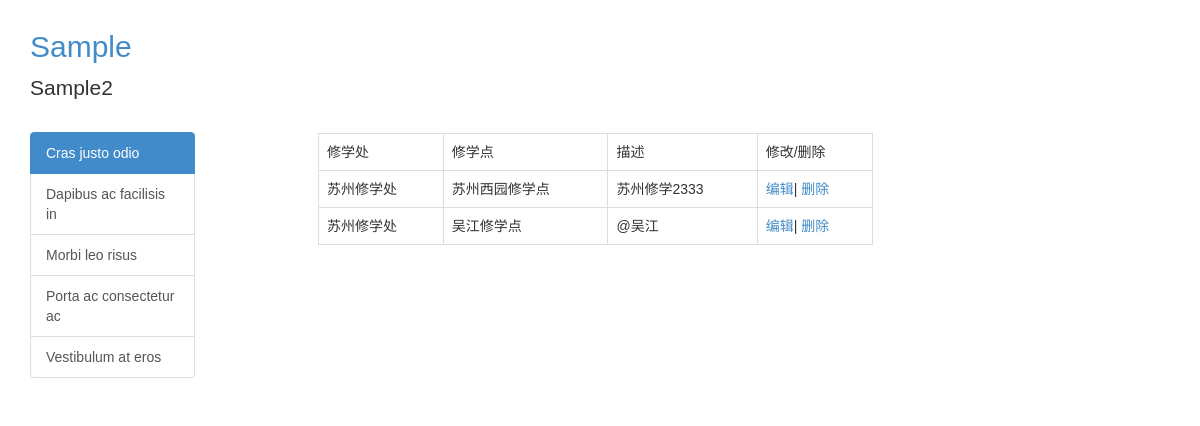
The app's page /admin/department/list (signed in), older data.
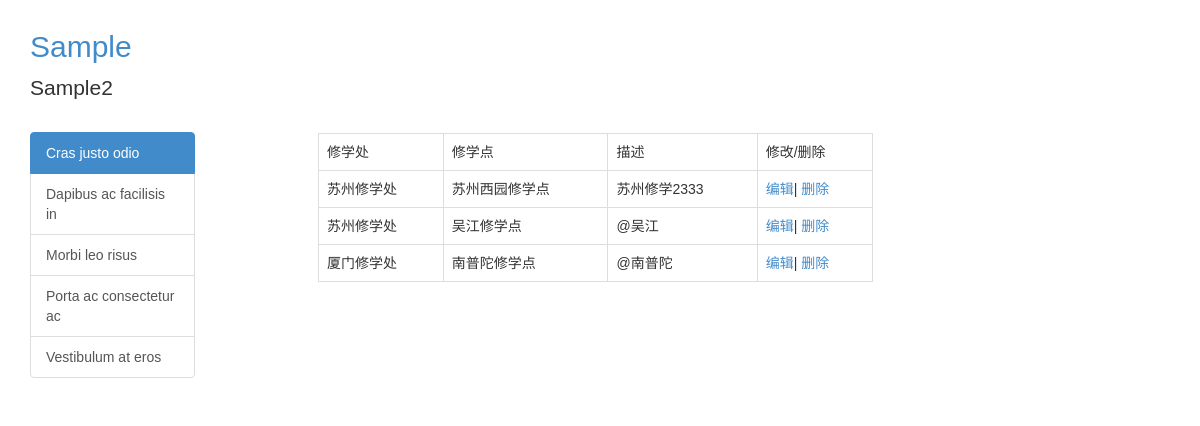
The same page, newer data.
### putidms/models/org.py (models this page shows, shortened)
class Department(db.Model):
    __tablename__ = 'departments'
    id = db.Column(db.Integer, primary_key=True, autoincrement=True)
    division_id = db.Column(db.Integer, db.ForeignKey('divisions.id'))
    name = db.Column(db.String(255), index=True, unique=True, nullable=False)
    desc = db.Column(db.Text)
    create_time = db.Column(db.DateTime, default=datetime.utcnow)
    update_user = db.Column(db.Integer)
    update_time = db.Column(db.DateTime, default=datetime.utcnow)
    classes = db.relationship('Class', backref='department', lazy='dynamic')

class Division(db.Model):
    __tablename__ = 'divisions'
    id = db.Column(db.Integer, primary_key=True, autoincrement=True)
    name = db.Column(db.String(255), index=True, unique=True, nullable=False)
    desc = db.Column(db.Text)
    create_time = db.Column(db.DateTime, default=datetime.utcnow)
    update_user = db.Column(db.Integer)
    update_time = db.Column(db.DateTime, default=datetime.utcnow)
    departments = db.relationship('Department', backref='division', lazy='dynamic')

### putidms/admin/views.py (the view)
@mod.route('/department/list')
@admin_required
def department_list():
    depts = Department.query.all()
    return render_template('admin/department_list.html', depts=depts)

### putidms/models/user.py (called while the page is built)
    def can(self, permissions):
        return self.role is not None and (self.role.permissions | permissions) == permissions

    @staticmethod
    @login_manager.user_loader
    def load_user(user_id):
        return User.query.get(int(user_id))

### putidms/templates/admin/department_list.html
{% extends 'base.html' %}
{% from "_macros.html" import render_field, render_submit_field %}
{% block content %}
{% if depts %}
<div class="row">
    <div class="col-md-offset-1 col-md-8">
        <table class="table table-bordered">
            <tr>
                <td>修学处</td>
                <td>修学点</td>
                <td>描述</td>
                <td>修改/删除</td>
            </tr>
            {% for dept in depts %}
            <tr>
                <td>{{ dept.division.name }}</td>
                <td>{{ dept.name }}</td>
                <td>{{ dept.desc }}</td>
                <td>
                    <a href="{{ url_for('admin.department_edit',id=dept.id) }}">编辑</a>|
                    <a href="{{ url_for('admin.department_delete',id=dept.id) }}">删除</a>
                </td>
            </tr>
            {% endfor %}
        </table>
    </div>
</div>
{% endif %}
{% endblock %}

### putidms/templates/base.html (shortened to what this page needs)
<!DOCTYPE html>
<html lang="en">
<head>
    {% block css %}
    <link href="{{ url_for('static', filename='bootstrap/css/bootstrap.min.css') }}" rel="stylesheet"
          type="text/css"/>
    <link href="{{ url_for('static', filename='css/common.css') }}" rel="stylesheet" type="text/css"/>
    {% endblock %}
</head>
<body>
<header>
    <div class='header-top'>
        <div class="container">
            <h2 class="putidms-title"><a href="{{ url_for('main.index') }}">Sample</a></h2>
            <p class="lead signature">Sample2</p>
        </div>
    </div>
</header>
<div class="container">
    <div class="row" id="content2">
        <div class="col-md-2">
            {% block sidebar %}
            <div class="list-group">
                <a href="#" class="list-group-item active">
                    Cras justo odio
                </a>
                <a href="#" class="list-group-item">Dapibus ac facilisis in</a>
                <a href="#" class="list-group-item">Morbi leo risus</a>
                <a href="#" class="list-group-item">Porta ac consectetur ac</a>
                <a href="#" class="list-group-item">Vestibulum at eros</a>
            </div>
            {% endblock %}
        </div>
        <div class="col-md-9" style="margin-left: 20px">
            <div class="row">
                <div class="col-md-12">
                </div>
            </div>
            <div class="row">
                <div class="col-md-12">
                    {% block content %}{% endblock %}
                </div>
            </div>
        </div>
    </div>
</div>
</body>
</html>

### putidms/static/css/common.css (style rules this page uses)
.container { margin-top: 10px; }
.putidms-title a { text-decoration: none; }

Row changes from the older to the newer data that the page shows:
added Department: division.name "厦门修学处", name "南普陀修学点", desc "@南普陀"
